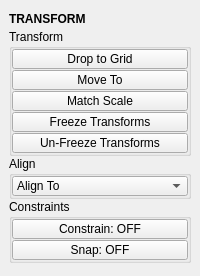
<?xml version="1.0" encoding="UTF-8"?>
<ui version="4.0">
 <class>QtUi</class>
 <widget class="QMainWindow" name="QtUi">
  <property name="enabled">
   <bool>true</bool>
  </property>
  <property name="geometry">
   <rect>
    <x>0</x>
    <y>0</y>
    <width>200</width>
    <height>276</height>
   </rect>
  </property>
  <property name="tabShape">
   <enum>QTabWidget::Triangular</enum>
  </property>
  <property name="dockNestingEnabled">
   <bool>true</bool>
  </property>
  <property name="dockOptions">
   <set>QMainWindow::AllowNestedDocks|QMainWindow::AllowTabbedDocks|QMainWindow::AnimatedDocks|QMainWindow::ForceTabbedDocks</set>
  </property>
  <widget class="QWidget" name="central_widget">
   <property name="minimumSize">
    <size>
     <width>200</width>
     <height>0</height>
    </size>
   </property>
   <layout class="QVBoxLayout" name="verticalLayout_2">
    <item>
     <layout class="QVBoxLayout" name="verticalLayout">
      <property name="spacing">
       <number>0</number>
      </property>
      <item>
       <widget class="Header" name="header">
        <property name="minimumSize">
         <size>
          <width>0</width>
          <height>20</height>
         </size>
        </property>
        <property name="font">
         <font>
          <weight>75</weight>
          <bold>true</bold>
         </font>
        </property>
        <property name="text">
         <string>TRANSFORM</string>
        </property>
       </widget>
      </item>
      <item>
       <widget class="QGroupBox" name="transform">
        <property name="minimumSize">
         <size>
          <width>125</width>
          <height>0</height>
         </size>
        </property>
        <property name="title">
         <string>Transform</string>
        </property>
        <layout class="QVBoxLayout" name="verticalLayout_3">
         <property name="spacing">
          <number>1</number>
         </property>
         <property name="leftMargin">
          <number>0</number>
         </property>
         <property name="topMargin">
          <number>0</number>
         </property>
         <property name="rightMargin">
          <number>0</number>
         </property>
         <property name="bottomMargin">
          <number>0</number>
         </property>
         <item>
          <widget class="PushButton" name="tb000">
           <property name="enabled">
            <bool>true</bool>
           </property>
           <property name="sizePolicy">
            <sizepolicy hsizetype="Preferred" vsizetype="Fixed">
             <horstretch>0</horstretch>
             <verstretch>0</verstretch>
            </sizepolicy>
           </property>
           <property name="minimumSize">
            <size>
             <width>0</width>
             <height>20</height>
            </size>
           </property>
           <property name="maximumSize">
            <size>
             <width>16777215</width>
             <height>20</height>
            </size>
           </property>
           <property name="toolTip">
            <string>Move selected object to grid.</string>
           </property>
           <property name="layoutDirection">
            <enum>Qt::LeftToRight</enum>
           </property>
           <property name="text">
            <string>Drop to Grid</string>
           </property>
          </widget>
         </item>
         <item>
          <widget class="PushButton" name="tb005">
           <property name="enabled">
            <bool>true</bool>
           </property>
           <property name="sizePolicy">
            <sizepolicy hsizetype="Preferred" vsizetype="Fixed">
             <horstretch>0</horstretch>
             <verstretch>0</verstretch>
            </sizepolicy>
           </property>
           <property name="minimumSize">
            <size>
             <width>0</width>
             <height>20</height>
            </size>
           </property>
           <property name="maximumSize">
            <size>
             <width>16777215</width>
             <height>20</height>
            </size>
           </property>
           <property name="toolTip">
            <string>Move selected object(s) to last selected.</string>
           </property>
           <property name="text">
            <string>Move To</string>
           </property>
           <property name="iconSize">
            <size>
             <width>18</width>
             <height>18</height>
            </size>
           </property>
           <property name="autoDefault">
            <bool>false</bool>
           </property>
           <property name="default">
            <bool>false</bool>
           </property>
           <property name="flat">
            <bool>false</bool>
           </property>
          </widget>
         </item>
         <item>
          <widget class="QPushButton" name="b001">
           <property name="enabled">
            <bool>true</bool>
           </property>
           <property name="sizePolicy">
            <sizepolicy hsizetype="Preferred" vsizetype="Fixed">
             <horstretch>0</horstretch>
             <verstretch>0</verstretch>
            </sizepolicy>
           </property>
           <property name="minimumSize">
            <size>
             <width>0</width>
             <height>20</height>
            </size>
           </property>
           <property name="maximumSize">
            <size>
             <width>16777215</width>
             <height>20</height>
            </size>
           </property>
           <property name="toolTip">
            <string>&lt;html&gt;&lt;head/&gt;&lt;body&gt;&lt;p&gt;Match the first selected object to the combined bounding box scale of any additional selected objects.&lt;/p&gt;&lt;/body&gt;&lt;/html&gt;</string>
           </property>
           <property name="text">
            <string>Match Scale</string>
           </property>
           <property name="iconSize">
            <size>
             <width>18</width>
             <height>18</height>
            </size>
           </property>
           <property name="autoDefault">
            <bool>false</bool>
           </property>
           <property name="default">
            <bool>false</bool>
           </property>
           <property name="flat">
            <bool>false</bool>
           </property>
          </widget>
         </item>
         <item>
          <widget class="PushButton" name="tb002">
           <property name="enabled">
            <bool>true</bool>
           </property>
           <property name="sizePolicy">
            <sizepolicy hsizetype="Preferred" vsizetype="Fixed">
             <horstretch>0</horstretch>
             <verstretch>0</verstretch>
            </sizepolicy>
           </property>
           <property name="minimumSize">
            <size>
             <width>0</width>
             <height>20</height>
            </size>
           </property>
           <property name="maximumSize">
            <size>
             <width>16777215</width>
             <height>20</height>
            </size>
           </property>
           <property name="toolTip">
            <string>Freeze transformations on any selected objects</string>
           </property>
           <property name="text">
            <string>Freeze Transforms</string>
           </property>
           <property name="iconSize">
            <size>
             <width>18</width>
             <height>18</height>
            </size>
           </property>
           <property name="autoDefault">
            <bool>false</bool>
           </property>
           <property name="default">
            <bool>false</bool>
           </property>
           <property name="flat">
            <bool>false</bool>
           </property>
          </widget>
         </item>
         <item>
          <widget class="QPushButton" name="b002">
           <property name="enabled">
            <bool>true</bool>
           </property>
           <property name="sizePolicy">
            <sizepolicy hsizetype="Preferred" vsizetype="Fixed">
             <horstretch>0</horstretch>
             <verstretch>0</verstretch>
            </sizepolicy>
           </property>
           <property name="minimumSize">
            <size>
             <width>0</width>
             <height>20</height>
            </size>
           </property>
           <property name="maximumSize">
            <size>
             <width>16777215</width>
             <height>20</height>
            </size>
           </property>
           <property name="toolTip">
            <string>&lt;html&gt;&lt;head/&gt;&lt;body&gt;&lt;p&gt;Restore previously frozen transformations on any selected objects.&lt;/p&gt;&lt;p&gt;&lt;span style=&quot; font-weight:600;&quot;&gt;Note:&lt;/span&gt; This only works if the transforms were frozen using the &lt;span style=&quot; text-decoration: underline;&quot;&gt;Freeze Transforms&amp;gt;Store Transforms &lt;/span&gt;option.&lt;/p&gt;&lt;/body&gt;&lt;/html&gt;</string>
           </property>
           <property name="text">
            <string>Un-Freeze Transforms</string>
           </property>
           <property name="iconSize">
            <size>
             <width>18</width>
             <height>18</height>
            </size>
           </property>
           <property name="autoDefault">
            <bool>false</bool>
           </property>
           <property name="default">
            <bool>false</bool>
           </property>
           <property name="flat">
            <bool>false</bool>
           </property>
          </widget>
         </item>
        </layout>
       </widget>
      </item>
      <item>
       <widget class="QGroupBox" name="align">
        <property name="enabled">
         <bool>true</bool>
        </property>
        <property name="minimumSize">
         <size>
          <width>125</width>
          <height>0</height>
         </size>
        </property>
        <property name="title">
         <string>Align</string>
        </property>
        <layout class="QVBoxLayout" name="verticalLayout_4">
         <property name="spacing">
          <number>1</number>
         </property>
         <property name="leftMargin">
          <number>0</number>
         </property>
         <property name="topMargin">
          <number>0</number>
         </property>
         <property name="rightMargin">
          <number>0</number>
         </property>
         <property name="bottomMargin">
          <number>0</number>
         </property>
         <item>
          <widget class="ComboBox" name="cmb002">
           <property name="minimumSize">
            <size>
             <width>0</width>
             <height>20</height>
            </size>
           </property>
           <property name="maximumSize">
            <size>
             <width>16777215</width>
             <height>20</height>
            </size>
           </property>
           <property name="toolTip">
            <string>Align to objects.</string>
           </property>
           <property name="editable">
            <bool>false</bool>
           </property>
           <property name="sizeAdjustPolicy">
            <enum>QComboBox::AdjustToContents</enum>
           </property>
           <item>
            <property name="text">
             <string>Align To</string>
            </property>
           </item>
          </widget>
         </item>
        </layout>
       </widget>
      </item>
      <item>
       <widget class="QGroupBox" name="Constaints">
        <property name="minimumSize">
         <size>
          <width>125</width>
          <height>0</height>
         </size>
        </property>
        <property name="title">
         <string>Constraints</string>
        </property>
        <layout class="QVBoxLayout" name="verticalLayout_5">
         <property name="spacing">
          <number>1</number>
         </property>
         <property name="leftMargin">
          <number>0</number>
         </property>
         <property name="topMargin">
          <number>0</number>
         </property>
         <property name="rightMargin">
          <number>0</number>
         </property>
         <property name="bottomMargin">
          <number>0</number>
         </property>
         <item>
          <widget class="PushButton" name="tb003">
           <property name="enabled">
            <bool>true</bool>
           </property>
           <property name="sizePolicy">
            <sizepolicy hsizetype="Preferred" vsizetype="Fixed">
             <horstretch>0</horstretch>
             <verstretch>0</verstretch>
            </sizepolicy>
           </property>
           <property name="minimumSize">
            <size>
             <width>0</width>
             <height>20</height>
            </size>
           </property>
           <property name="maximumSize">
            <size>
             <width>16777215</width>
             <height>20</height>
            </size>
           </property>
           <property name="toolTip">
            <string>Transform constraints.</string>
           </property>
           <property name="text">
            <string>Constrain: OFF</string>
           </property>
           <property name="iconSize">
            <size>
             <width>18</width>
             <height>18</height>
            </size>
           </property>
           <property name="autoDefault">
            <bool>false</bool>
           </property>
           <property name="default">
            <bool>false</bool>
           </property>
           <property name="flat">
            <bool>false</bool>
           </property>
          </widget>
         </item>
         <item>
          <widget class="PushButton" name="tb004">
           <property name="enabled">
            <bool>true</bool>
           </property>
           <property name="sizePolicy">
            <sizepolicy hsizetype="Preferred" vsizetype="Fixed">
             <horstretch>0</horstretch>
             <verstretch>0</verstretch>
            </sizepolicy>
           </property>
           <property name="minimumSize">
            <size>
             <width>0</width>
             <height>20</height>
            </size>
           </property>
           <property name="maximumSize">
            <size>
             <width>16777215</width>
             <height>20</height>
            </size>
           </property>
           <property name="toolTip">
            <string>Transform tool snap settings.</string>
           </property>
           <property name="text">
            <string>Snap: OFF</string>
           </property>
           <property name="iconSize">
            <size>
             <width>18</width>
             <height>18</height>
            </size>
           </property>
           <property name="autoDefault">
            <bool>false</bool>
           </property>
           <property name="default">
            <bool>false</bool>
           </property>
           <property name="flat">
            <bool>false</bool>
           </property>
          </widget>
         </item>
        </layout>
       </widget>
      </item>
      <item>
       <spacer name="verticalSpacer">
        <property name="orientation">
         <enum>Qt::Vertical</enum>
        </property>
        <property name="sizeHint" stdset="0">
         <size>
          <width>0</width>
          <height>10</height>
         </size>
        </property>
       </spacer>
      </item>
     </layout>
    </item>
   </layout>
  </widget>
 </widget>
 <customwidgets>
  <customwidget>
   <class>PushButton</class>
   <extends>QPushButton</extends>
   <header>widgets.pushbutton.h</header>
  </customwidget>
  <customwidget>
   <class>Header</class>
   <extends>QLabel</extends>
   <header>uitk.widgets.header.Header.h</header>
  </customwidget>
  <customwidget>
   <class>ComboBox</class>
   <extends>QComboBox</extends>
   <header>uitk.widgets.comboBox.ComboBox.h</header>
  </customwidget>
 </customwidgets>
 <resources/>
 <connections/>
 <designerdata>
  <property name="gridDeltaX">
   <number>5</number>
  </property>
  <property name="gridDeltaY">
   <number>5</number>
  </property>
  <property name="gridSnapX">
   <bool>true</bool>
  </property>
  <property name="gridSnapY">
   <bool>true</bool>
  </property>
  <property name="gridVisible">
   <bool>true</bool>
  </property>
 </designerdata>
</ui>
